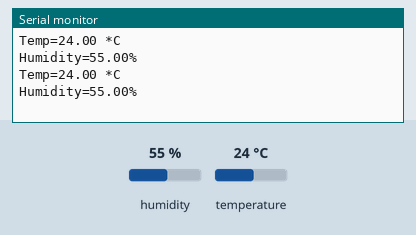
Recording of a sketch running on a simulated Arduino Uno, built with avr-gcc and run on an emulated ATmega328P. Shown: the last lines printed to the serial monitor. The test bench sets the inputs (shaded band); at power-on: humidity 55 %, temperature 24 °C.

Above: at 5.8 s.
5.9 s: humidity set to 22 %
At 10.6 s:
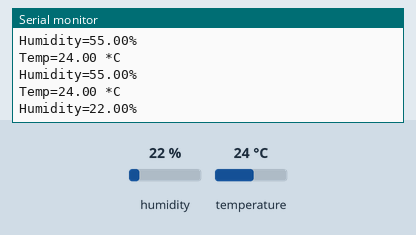
11.9 s: temperature set to 12 °C
At 16.6 s:
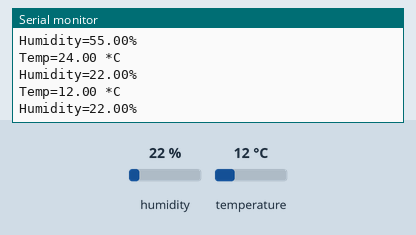
17.9 s: humidity set to 40 %
At 21.2 s:
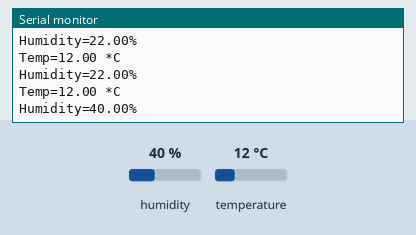
Timing chart, 0 to 22.7 s (numbered marks = the images above; inputs shaded):
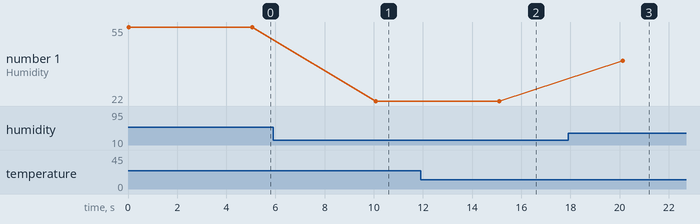

Measured:
- after the input at 5.9 s, the serial monitor: prints a new line after 4.2 s (image 1)
- after the input at 11.9 s, the serial monitor: prints a new line after 3.2 s (image 2)
- after the input at 17.9 s, the serial monitor: prints a new line after 2.2 s (image 3)
- plotted number 1: 55 → 22 after the input at 5.9 s, 22 → 40 after the input at 17.9 s

The sketch:

dht.ino
```cpp
#include <DHT.h>
#define DHTPIN 3
#define DHTTYPE DHT11
DHT dht(DHTPIN, DHTTYPE);

void setup() {
Serial.begin(9600);
dht.begin();
}
void loop() {
float h = dht.readHumidity();
float t = dht.readTemperature();
if (isnan(t) || isnan(h)) {
  Serial.println("Failed to read from DHT");
  }
else {
  Serial.print("Temp=");
  Serial.print(t);
  Serial.println(" *C");
  Serial.print("Humidity=");
  Serial.print(h);
  Serial.println("% ");
  delay(5000);
 }
}
```
